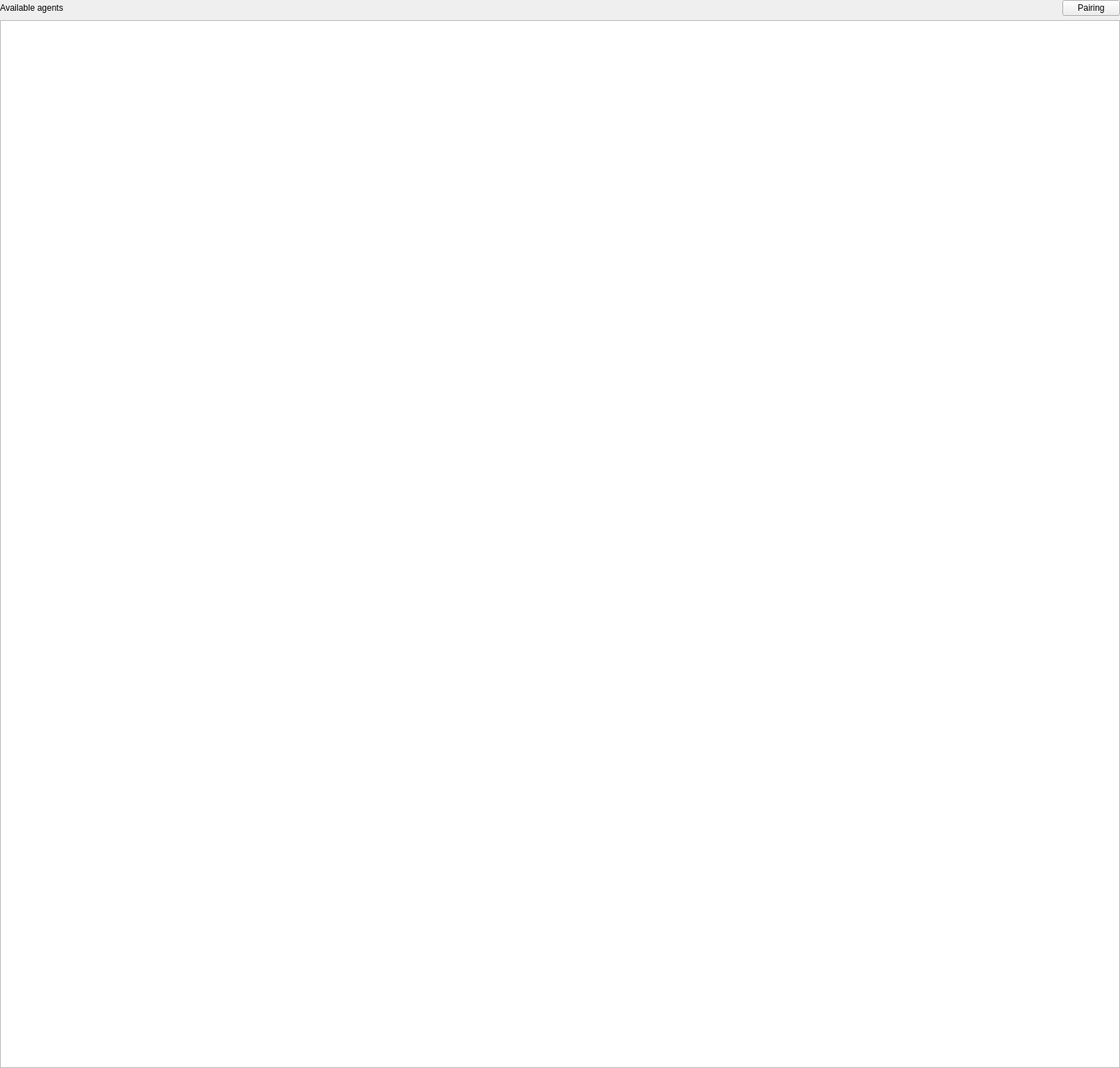
<?xml version="1.0" encoding="UTF-8"?>
<ui version="4.0">
 <class>AgentSelectActivity</class>
 <widget class="QWidget" name="AgentSelectActivity">
  <property name="geometry">
   <rect>
    <x>0</x>
    <y>0</y>
    <width>1555</width>
    <height>1483</height>
   </rect>
  </property>
  <property name="windowTitle">
   <string>Form</string>
  </property>
  <layout class="QVBoxLayout" name="verticalLayout" stretch="0,1">
   <property name="leftMargin">
    <number>0</number>
   </property>
   <property name="topMargin">
    <number>0</number>
   </property>
   <property name="rightMargin">
    <number>0</number>
   </property>
   <property name="bottomMargin">
    <number>0</number>
   </property>
   <item>
    <layout class="QHBoxLayout" name="horizontalLayout_2" stretch="1,0">
     <item>
      <widget class="QLabel" name="label">
       <property name="text">
        <string>Available agents</string>
       </property>
      </widget>
     </item>
     <item>
      <widget class="QPushButton" name="pushButtonPairing">
       <property name="text">
        <string>Pairing</string>
       </property>
      </widget>
     </item>
    </layout>
   </item>
   <item>
    <widget class="QListView" name="listViewAgents">
     <property name="alternatingRowColors">
      <bool>true</bool>
     </property>
     <property name="gridSize">
      <size>
       <width>32</width>
       <height>32</height>
      </size>
     </property>
    </widget>
   </item>
  </layout>
 </widget>
 <resources/>
 <connections>
  <connection>
   <sender>pushButtonPairing</sender>
   <signal>clicked()</signal>
   <receiver>AgentSelectActivity</receiver>
   <slot>startPairing()</slot>
   <hints>
    <hint type="sourcelabel">
     <x>172</x>
     <y>33</y>
    </hint>
    <hint type="destinationlabel">
     <x>777</x>
     <y>741</y>
    </hint>
   </hints>
  </connection>
 </connections>
 <slots>
  <slot>startPairing()</slot>
 </slots>
</ui>
